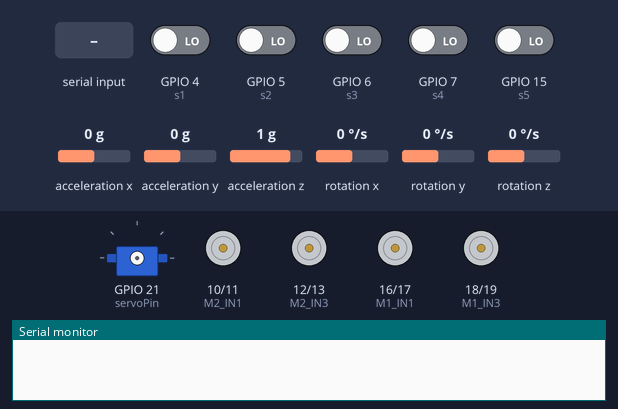
A sketch run on a simulated ESP32-S3. Parts: servo, motor-driver pin pairs drawn as motors (green arrow = first pin HIGH = forward, orange = second pin HIGH = backward, longer = more drive), the last lines printed to the serial monitor. Inputs (shaded band) come from the test bench; at power-on: GPIO 4 (s1), GPIO 5 (s2), GPIO 6 (s3), GPIO 7 (s4), GPIO 15 (s5) LOW, acceleration x 0 g, acceleration y 0 g, acceleration z 1 g, rotation x 0 °/s, rotation y 0 °/s, rotation z 0 °/s.

Above: at 0.0 s.
At 6.2 s:
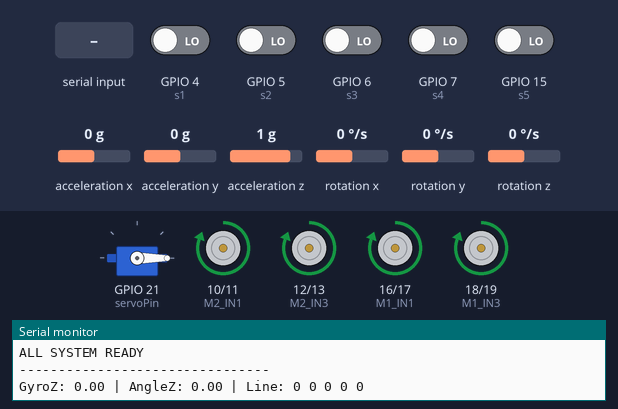
6.3 s: "1\n" received over the second serial link
At 7.25 s:
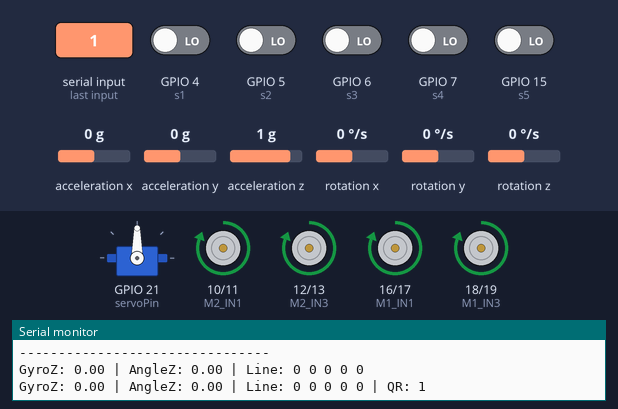
Timing chart, 0 to 16.2 s (numbered marks = the images above; inputs shaded):
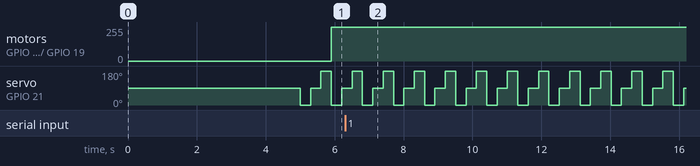

Measured:
- by itself, servo on GPIO 21 (servoPin): repeats every 0.90 s: 0° 0.30 s, 90° 0.30 s, 180° 0.30 s

The sketch:

Integrasi.ino
```cpp
#include <Arduino.h>
#include <Wire.h>
#include <MPU6050_tockn.h>
#include <ESP32Servo.h>

/* ========= MPU ========= */
MPU6050 mpu(Wire);

/* ========= SERVO ========= */
Servo myServo;
const int servoPin = 21;

/* ========= LINE FOLLOWER ========= */
const int s1 = 4;
const int s2 = 5;
const int s3 = 6;
const int s4 = 7;
const int s5 = 15;

/* ========= MOTOR DRIVER MX1919 ========= */
/* Driver 1 */
#define M1_IN1 16
#define M1_IN2 17
#define M1_IN3 18
#define M1_IN4 19

/* Driver 2 */
#define M2_IN1 10
#define M2_IN2 11
#define M2_IN3 12
#define M2_IN4 13

/* ========= QR SENSOR ========= */
#define QR_RX_PIN 38
#define QR_TX_PIN 39

/* ========= TIMING ========= */
unsigned long lastPrint = 0;

void setup() {
  Serial.begin(115200);
  delay(1000);

  /* ===== MPU (ASLI, TIDAK DIUBAH) ===== */
  Wire.begin(8, 9);
  Serial.println("Initializing MPU6050...");
  mpu.begin();
  delay(1000);
  Serial.println("Calibrating gyro (DO NOT MOVE)...");
  mpu.calcGyroOffsets(true);
  Serial.println("MPU6050 READY");

  /* ===== SERVO ===== */
  myServo.attach(servoPin, 500, 2400);

  /* ===== LINE FOLLOWER ===== */
  pinMode(s1, INPUT);
  pinMode(s2, INPUT);
  pinMode(s3, INPUT);
  pinMode(s4, INPUT);
  pinMode(s5, INPUT);

  /* ===== MOTOR DRIVER ===== */
  pinMode(M1_IN1, OUTPUT);
  pinMode(M1_IN2, OUTPUT);
  pinMode(M1_IN3, OUTPUT);
  pinMode(M1_IN4, OUTPUT);

  pinMode(M2_IN1, OUTPUT);
  pinMode(M2_IN2, OUTPUT);
  pinMode(M2_IN3, OUTPUT);
  pinMode(M2_IN4, OUTPUT);

  /* ===== QR SENSOR ===== */
  Serial2.begin(9600, SERIAL_8N1, QR_RX_PIN, QR_TX_PIN);

  Serial.println("ALL SYSTEM READY");
  Serial.println("--------------------------------");
}

void loop() {
  /* ===== 1. MPU ===== */
  mpu.update();
  float gyroZ  = mpu.getGyroZ();
  float angleZ = mpu.getAngleZ();

  /* ===== 2. SERVO (LOGIKA ASLI) ===== */
  myServo.write(0);
  delay(300);
  myServo.write(90);
  delay(300);
  myServo.write(180);
  delay(300);

  /* ===== 3. LINE FOLLOWER ===== */
  int v1 = digitalRead(s1);
  int v2 = digitalRead(s2);
  int v3 = digitalRead(s3);
  int v4 = digitalRead(s4);
  int v5 = digitalRead(s5);

  /* ===== 4. MOTOR TEST ===== */
  // MAJU
  digitalWrite(M1_IN1, HIGH); digitalWrite(M1_IN2, LOW);
  digitalWrite(M1_IN3, HIGH); digitalWrite(M1_IN4, LOW);

  digitalWrite(M2_IN1, HIGH); digitalWrite(M2_IN2, LOW);
  digitalWrite(M2_IN3, HIGH); digitalWrite(M2_IN4, LOW);

  /* ===== 5. QR SENSOR ===== */
  String qrData = "";
  if (Serial2.available()) {
    qrData = Serial2.readStringUntil('\n');
  }

  /* ===== 6. SERIAL OUTPUT ===== */
  if (millis() - lastPrint > 200) {
    lastPrint = millis();

    Serial.print("GyroZ: ");
    Serial.print(gyroZ);
    Serial.print(" | AngleZ: ");
    Serial.print(angleZ);

    Serial.print(" | Line: ");
    Serial.print(v1); Serial.print(" ");
    Serial.print(v2); Serial.print(" ");
    Serial.print(v3); Serial.print(" ");
    Serial.print(v4); Serial.print(" ");
    Serial.print(v5);

    if (qrData.length() > 0) {
      Serial.print(" | QR: ");
      Serial.print(qrData);
    }

    Serial.println();
  }
}
```
